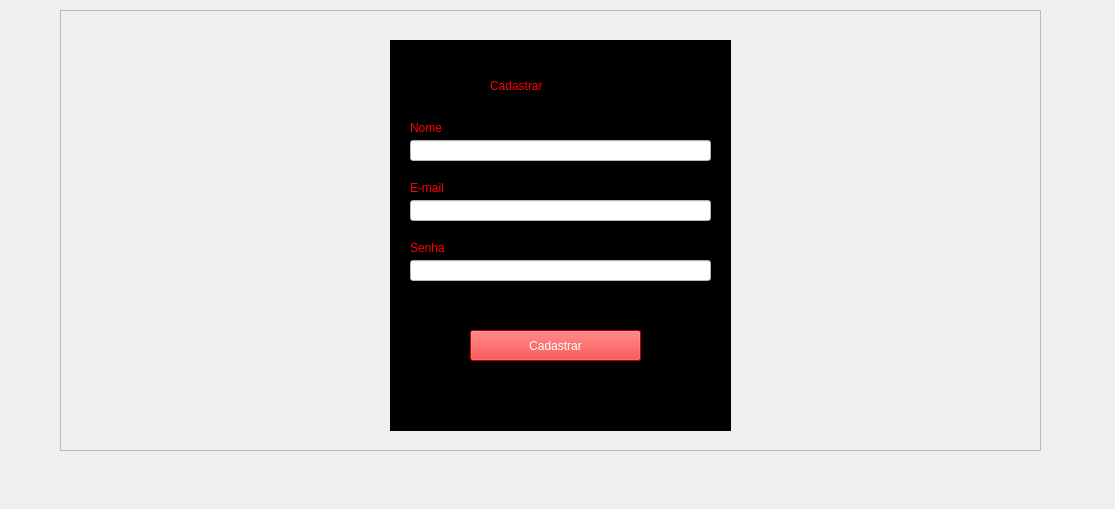
<?xml version="1.0" encoding="UTF-8"?>
<ui version="4.0">
 <class>tela_Cadastro</class>
 <widget class="QMainWindow" name="tela_Cadastro">
  <property name="geometry">
   <rect>
    <x>0</x>
    <y>0</y>
    <width>1115</width>
    <height>509</height>
   </rect>
  </property>
  <property name="windowTitle">
   <string>MainWindow</string>
  </property>
  <widget class="QWidget" name="Cadastro">
   <widget class="QFrame" name="Cadastrar">
    <property name="geometry">
     <rect>
      <x>60</x>
      <y>10</y>
      <width>981</width>
      <height>441</height>
     </rect>
    </property>
    <property name="frameShape">
     <enum>QFrame::Shape::StyledPanel</enum>
    </property>
    <property name="frameShadow">
     <enum>QFrame::Shadow::Raised</enum>
    </property>
    <widget class="QLabel" name="rtn_Cadastro">
     <property name="geometry">
      <rect>
       <x>0</x>
       <y>0</y>
       <width>981</width>
       <height>441</height>
      </rect>
     </property>
     <property name="text">
      <string/>
     </property>
     <property name="pixmap">
      <pixmap resource="../qrc/fme.qrc">:/fme/fme.jpg</pixmap>
     </property>
     <property name="scaledContents">
      <bool>true</bool>
     </property>
    </widget>
    <widget class="QFrame" name="Tela_Cadastro">
     <property name="geometry">
      <rect>
       <x>330</x>
       <y>30</y>
       <width>341</width>
       <height>391</height>
      </rect>
     </property>
     <property name="styleSheet">
      <string notr="true">background-color: rgb(0, 0, 0);</string>
     </property>
     <property name="frameShape">
      <enum>QFrame::Shape::StyledPanel</enum>
     </property>
     <property name="frameShadow">
      <enum>QFrame::Shadow::Raised</enum>
     </property>
     <widget class="QLabel" name="txt_Cadastro">
      <property name="geometry">
       <rect>
        <x>100</x>
        <y>30</y>
        <width>141</width>
        <height>31</height>
       </rect>
      </property>
      <property name="styleSheet">
       <string notr="true">color: rgb(255, 0, 0);
font: 22pt &quot;Segoe UI&quot;;</string>
      </property>
      <property name="text">
       <string>Cadastrar</string>
      </property>
     </widget>
     <widget class="QLabel" name="txt_Nome">
      <property name="geometry">
       <rect>
        <x>20</x>
        <y>80</y>
        <width>49</width>
        <height>16</height>
       </rect>
      </property>
      <property name="styleSheet">
       <string notr="true">color: rgb(255, 0, 0);</string>
      </property>
      <property name="text">
       <string>Nome</string>
      </property>
     </widget>
     <widget class="QLabel" name="txt_Email">
      <property name="geometry">
       <rect>
        <x>20</x>
        <y>140</y>
        <width>49</width>
        <height>16</height>
       </rect>
      </property>
      <property name="styleSheet">
       <string notr="true">color: rgb(255, 0, 0);</string>
      </property>
      <property name="text">
       <string>E-mail</string>
      </property>
     </widget>
     <widget class="QLabel" name="txt_Senha">
      <property name="geometry">
       <rect>
        <x>20</x>
        <y>200</y>
        <width>49</width>
        <height>16</height>
       </rect>
      </property>
      <property name="styleSheet">
       <string notr="true">color: rgb(255, 0, 0);</string>
      </property>
      <property name="text">
       <string>Senha</string>
      </property>
     </widget>
     <widget class="QLineEdit" name="btn_Senha">
      <property name="geometry">
       <rect>
        <x>20</x>
        <y>220</y>
        <width>301</width>
        <height>21</height>
       </rect>
      </property>
      <property name="styleSheet">
       <string notr="true">background-color: rgb(255, 255, 255);</string>
      </property>
      <property name="echoMode">
       <enum>QLineEdit::EchoMode::Password</enum>
      </property>
     </widget>
     <widget class="QLineEdit" name="btn_Email">
      <property name="geometry">
       <rect>
        <x>20</x>
        <y>160</y>
        <width>301</width>
        <height>21</height>
       </rect>
      </property>
      <property name="styleSheet">
       <string notr="true">background-color: rgb(255, 255, 255);</string>
      </property>
     </widget>
     <widget class="QLineEdit" name="btn_Nome">
      <property name="geometry">
       <rect>
        <x>20</x>
        <y>100</y>
        <width>301</width>
        <height>21</height>
       </rect>
      </property>
      <property name="styleSheet">
       <string notr="true">background-color: rgb(255, 255, 255);</string>
      </property>
     </widget>
     <widget class="QPushButton" name="btn_Cadastro">
      <property name="geometry">
       <rect>
        <x>80</x>
        <y>290</y>
        <width>171</width>
        <height>31</height>
       </rect>
      </property>
      <property name="styleSheet">
       <string notr="true">color: rgb(255, 255, 255);
background-color: rgb(255, 0, 0);</string>
      </property>
      <property name="text">
       <string>Cadastrar</string>
      </property>
     </widget>
    </widget>
   </widget>
  </widget>
  <widget class="QMenuBar" name="menubar">
   <property name="geometry">
    <rect>
     <x>0</x>
     <y>0</y>
     <width>1115</width>
     <height>33</height>
    </rect>
   </property>
  </widget>
 </widget>
 <resources>
  <include location="../qrc/fme.qrc"/>
 </resources>
 <connections/>
</ui>
